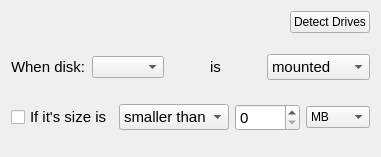
            <widget class="QWidget" name="tabDrives">
             <attribute name="title">
              <string>Drives</string>
             </attribute>
             <layout class="QGridLayout" name="gridLayout_7">
              <item row="0" column="0">
               <spacer name="horizontalSpacer_10">
                <property name="orientation">
                 <enum>Qt::Horizontal</enum>
                </property>
                <property name="sizeHint" stdset="0">
                 <size>
                  <width>243</width>
                  <height>20</height>
                 </size>
                </property>
               </spacer>
              </item>
              <item row="1" column="0">
               <spacer name="verticalSpacer_19">
                <property name="orientation">
                 <enum>Qt::Vertical</enum>
                </property>
                <property name="sizeHint" stdset="0">
                 <size>
                  <width>20</width>
                  <height>15</height>
                 </size>
                </property>
               </spacer>
              </item>
              <item row="2" column="0" colspan="2">
               <layout class="QHBoxLayout" name="horizontalLayout_14">
                <item>
                 <widget class="QLabel" name="labelDrivesWhenDisk">
                  <property name="font">
                   <font>
                    <pointsize>11</pointsize>
                   </font>
                  </property>
                  <property name="text">
                   <string>When disk:</string>
                  </property>
                 </widget>
                </item>
                <item>
                 <widget class="QComboBox" name="comboBoxDrives"/>
                </item>
                <item>
                 <spacer name="horizontalSpacer_21">
                  <property name="orientation">
                   <enum>Qt::Horizontal</enum>
                  </property>
                  <property name="sizeHint" stdset="0">
                   <size>
                    <width>40</width>
                    <height>20</height>
                   </size>
                  </property>
                 </spacer>
                </item>
                <item>
                 <widget class="QLabel" name="labelDrivesIs">
                  <property name="font">
                   <font>
                    <pointsize>11</pointsize>
                   </font>
                  </property>
                  <property name="text">
                   <string>is</string>
                  </property>
                 </widget>
                </item>
                <item>
                 <spacer name="horizontalSpacer_22">
                  <property name="orientation">
                   <enum>Qt::Horizontal</enum>
                  </property>
                  <property name="sizeHint" stdset="0">
                   <size>
                    <width>40</width>
                    <height>20</height>
                   </size>
                  </property>
                 </spacer>
                </item>
                <item>
                 <widget class="QComboBox" name="comboBoxDrivesUnMounted">
                  <property name="font">
                   <font>
                    <pointsize>11</pointsize>
                   </font>
                  </property>
                  <item>
                   <property name="text">
                    <string>mounted</string>
                   </property>
                  </item>
                  <item>
                   <property name="text">
                    <string>unmounted</string>
                   </property>
                  </item>
                 </widget>
                </item>
               </layout>
              </item>
              <item row="3" column="0">
               <spacer name="verticalSpacer_20">
                <property name="orientation">
                 <enum>Qt::Vertical</enum>
                </property>
                <property name="sizeHint" stdset="0">
                 <size>
                  <width>20</width>
                  <height>18</height>
                 </size>
                </property>
               </spacer>
              </item>
              <item row="4" column="0" colspan="2">
               <layout class="QHBoxLayout" name="horizontalLayout_13">
                <item>
                 <widget class="QCheckBox" name="checkBoxDrivesIfSizeIs">
                  <property name="font">
                   <font>
                    <pointsize>11</pointsize>
                   </font>
                  </property>
                  <property name="text">
                   <string>If it's size is</string>
                  </property>
                 </widget>
                </item>
                <item>
                 <widget class="QComboBox" name="comboBoxDrivesBiggerSmaller">
                  <property name="font">
                   <font>
                    <pointsize>11</pointsize>
                   </font>
                  </property>
                  <item>
                   <property name="text">
                    <string>smaller than</string>
                   </property>
                  </item>
                  <item>
                   <property name="text">
                    <string>bigger than</string>
                   </property>
                  </item>
                 </widget>
                </item>
                <item>
                 <widget class="QSpinBox" name="spinBoxDrivesBytes">
                  <property name="font">
                   <font>
                    <pointsize>11</pointsize>
                   </font>
                  </property>
                  <property name="maximum">
                   <number>999</number>
                  </property>
                 </widget>
                </item>
                <item>
                 <widget class="QComboBox" name="comboBoxDrivesBytes">
                  <item>
                   <property name="text">
                    <string>MB</string>
                   </property>
                  </item>
                  <item>
                   <property name="text">
                    <string>GB</string>
                   </property>
                  </item>
                  <item>
                   <property name="text">
                    <string>TB</string>
                   </property>
                  </item>
                 </widget>
                </item>
               </layout>
              </item>
              <item row="5" column="0">
               <spacer name="verticalSpacer_21">
                <property name="orientation">
                 <enum>Qt::Vertical</enum>
                </property>
                <property name="sizeHint" stdset="0">
                 <size>
                  <width>20</width>
                  <height>15</height>
                 </size>
                </property>
               </spacer>
              </item>
              <item row="0" column="1">
               <widget class="QPushButton" name="pushButtonDetectDrives">
                <property name="text">
                 <string>Detect Drives</string>
                </property>
               </widget>
              </item>
             </layout>
            </widget>
